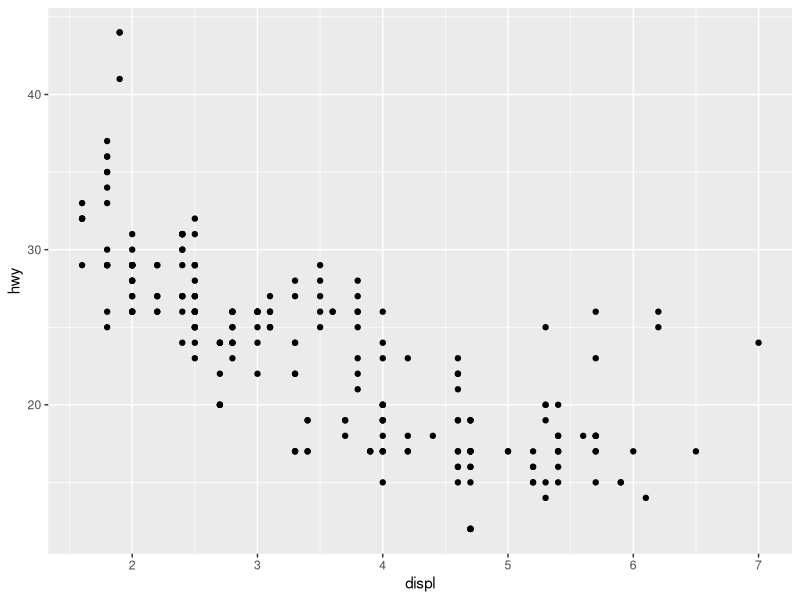
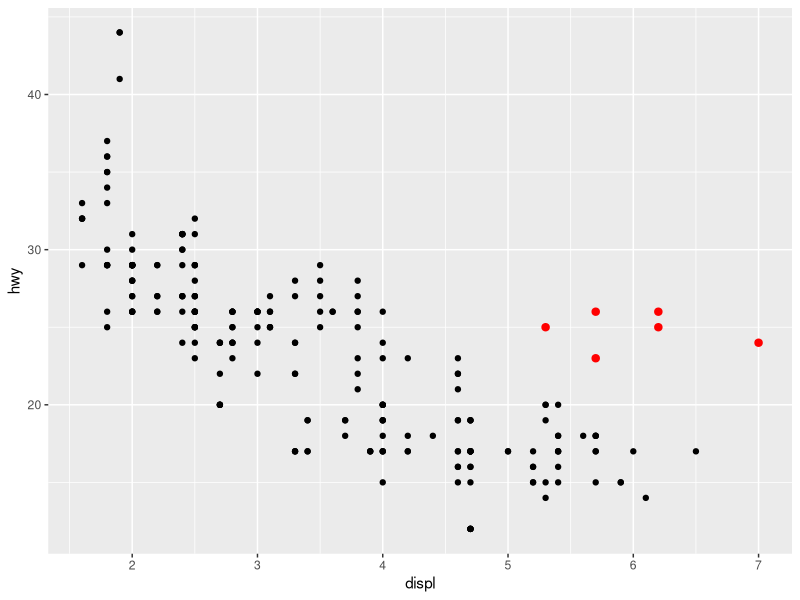
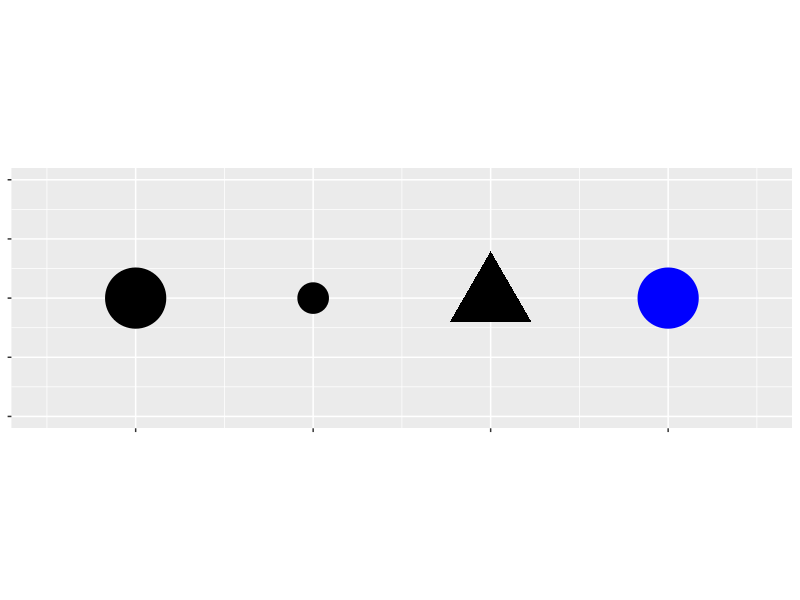
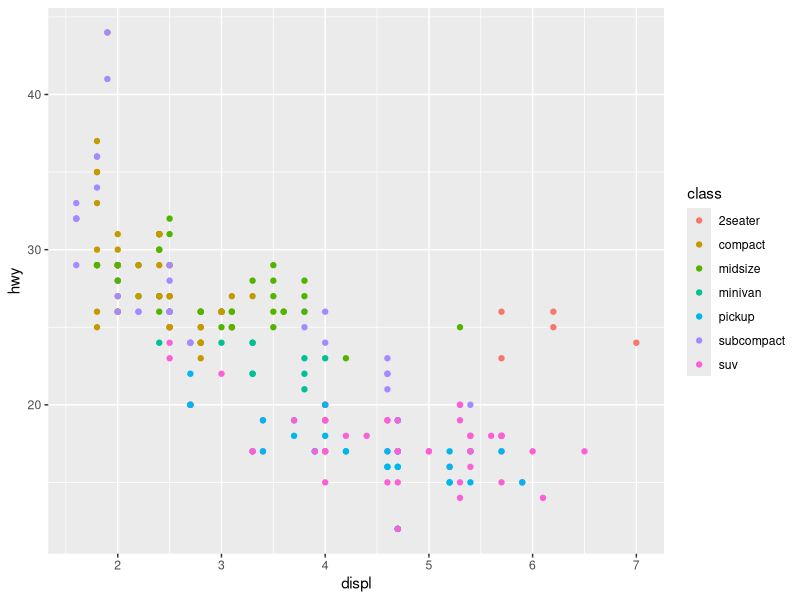
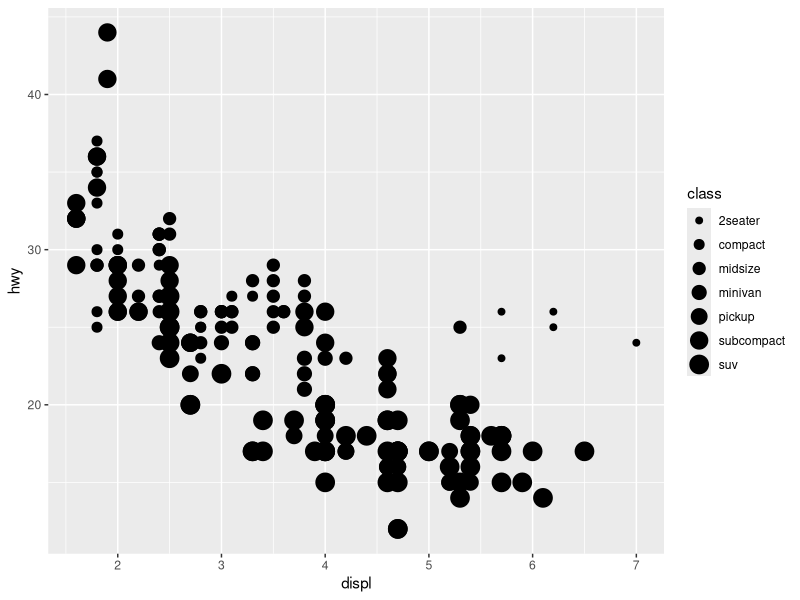
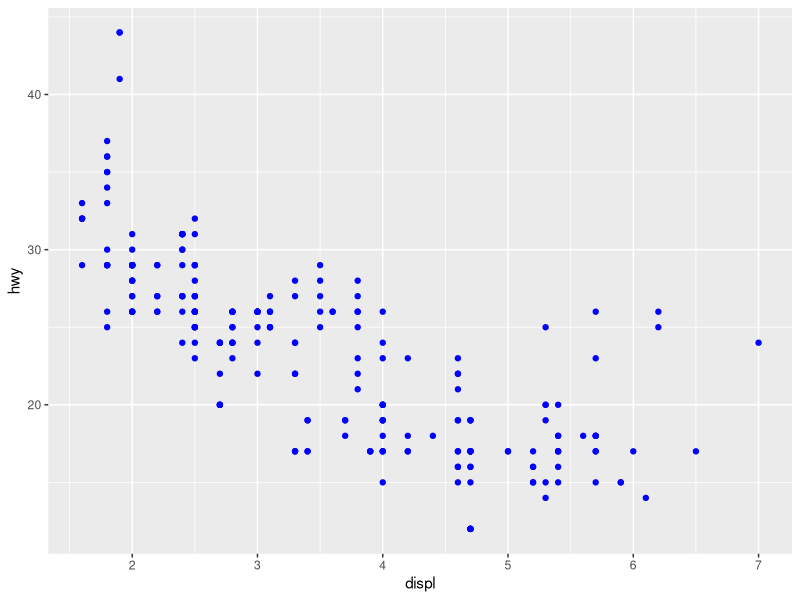
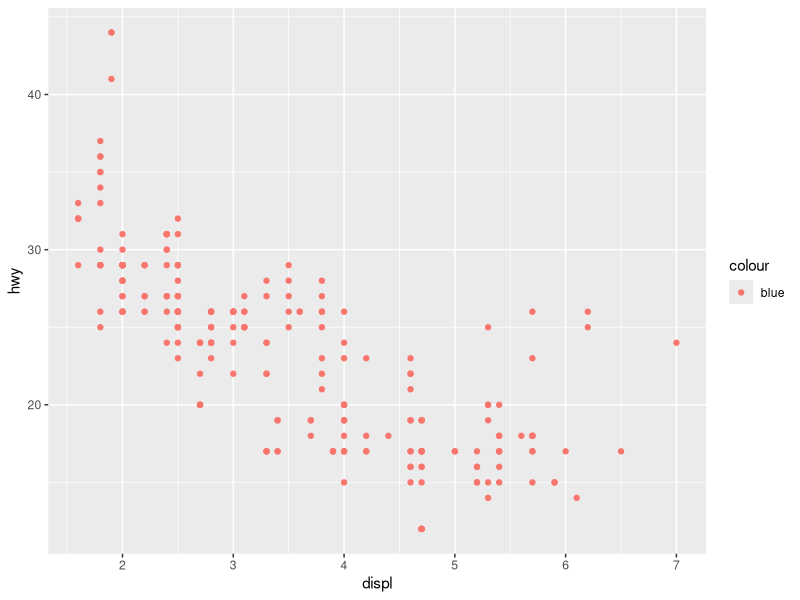
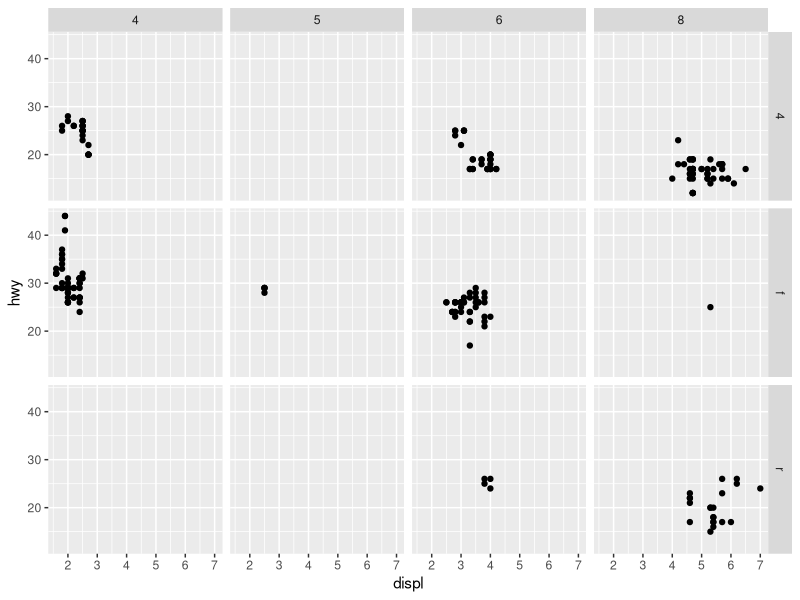

The R script that drew these images, in order: (Note: this script raises an error after producing the figures.)
## ---- chunk 1
library(tidyverse)
## ---- chunk 2
mpg
## ---- chunk 3
ggplot(data = mpg) + 
  geom_point(mapping = aes(x = displ, y = hwy))
## ---- chunk 4
ggplot(data = mpg, mapping = aes(x = displ, y = hwy)) +
  geom_point() + 
  geom_point(data = dplyr::filter(mpg, displ > 5, hwy > 20), colour = "red", size = 2.2)
## ---- chunk 5
ggplot() +
  geom_point(aes(1, 1), size = 20) +
  geom_point(aes(2, 1), size = 10) + 
  geom_point(aes(3, 1), size = 20, shape = 17) + 
  geom_point(aes(4, 1), size = 20, colour = "blue") + 
  scale_x_continuous(NULL, limits = c(0.5, 4.5), labels = NULL) + 
  scale_y_continuous(NULL, limits = c(0.9, 1.1), labels = NULL) + 
  theme(aspect.ratio = 1/3)
## ---- chunk 6
ggplot(data = mpg) + 
  geom_point(mapping = aes(x = displ, y = hwy, color = class))
## ---- chunk 7
ggplot(data = mpg) + 
  geom_point(mapping = aes(x = displ, y = hwy, size = class))
## ---- chunk 8
ggplot(data = mpg) + 
  geom_point(mapping = aes(x = displ, y = hwy), color = "blue")
## ---- chunk 9
    ggplot(data = mpg) + 
      geom_point(mapping = aes(x = displ, y = hwy, color = "blue"))
## ---- chunk 10
ggplot(data = mpg) + 
  geom_point(mapping = aes(x = displ, y = hwy)) + 
  facet_grid(drv ~ cyl)
## ---- chunk 11
ggplot(data = mpg) + 
  geom_point(mapping = aes(x = displ, y = hwy)) + 
  facet_grid(drv ~ cyl)
## ---- chunk 12
    ggplot(data = mpg) + 
      geom_point(mapping = aes(x = drv, y = cyl))
## ---- chunk 13
    ggplot(data = mpg) + 
      geom_point(mapping = aes(x = displ, y = hwy)) + 
      facet_grid(drv ~ .)
    ggplot(data = mpg) + 
      geom_point(mapping = aes(x = displ, y = hwy)) + 
      facet_grid(. ~ drv)
## ---- chunk 14
    ggplot(data = mpg) + 
      geom_point(mapping = aes(x = displ, y = hwy)) +
      facet_grid(drv ~ .)
## ---- chunk 15
ggplot(data = mpg) + 
  geom_point(mapping = aes(x = displ, y = hwy))
ggplot(data = mpg) + 
  geom_smooth(mapping = aes(x = displ, y = hwy))
## ---- chunk 16
ggplot(data = mpg) + 
  geom_smooth(mapping = aes(x = displ, y = hwy, linetype = drv))
## ---- chunk 17
ggplot(data = mpg, mapping = aes(x = displ, y = hwy, color = drv)) + 
  geom_point() +
  geom_smooth(mapping = aes(linetype = drv))
## ---- chunk 18
ggplot(data = mpg) + 
  geom_point(mapping = aes(x = displ, y = hwy)) +
  geom_smooth(mapping = aes(x = displ, y = hwy))
## ---- chunk 19
ggplot(data = mpg, mapping = aes(x = displ, y = hwy)) + 
  geom_point(mapping = aes(color = class)) + 
  geom_smooth()
## ---- chunk 20
ggplot(data = mpg, mapping = aes(x = displ, y = hwy)) + 
  geom_point(mapping = aes(color = class)) + 
  geom_smooth(data = filter(mpg, class == "subcompact"), se = FALSE)
## ---- chunk 21
ggplot(data = diamonds) + 
  geom_bar(mapping = aes(x = cut))
## ---- chunk 22
knitr::include_graphics("images/visualization-stat-bar.png")
## ---- chunk 23
ggplot(data = diamonds) + 
  stat_count(mapping = aes(x = cut))
## ---- chunk 24
    demo <- tribble(
      ~cut,         ~freq,
      "Fair",       1610,
      "Good",       4906,
      "Very Good",  12082,
      "Premium",    13791,
      "Ideal",      21551
    )
    ggplot(data = demo) +
      geom_bar(mapping = aes(x = cut, y = freq), stat = "identity")
## ---- chunk 25
    ggplot(data = diamonds) + 
      geom_bar(mapping = aes(x = cut, y = after_stat(prop), group = 1))
## ---- chunk 26
    ggplot(data = diamonds) + 
      stat_summary(
        mapping = aes(x = cut, y = depth),
        fun.min = min,
        fun.max = max,
        fun = median
      )
## ---- chunk 27
ggplot(data = diamonds) + 
  geom_bar(mapping = aes(x = cut, colour = cut))
ggplot(data = diamonds) + 
  geom_bar(mapping = aes(x = cut, fill = cut))
## ---- chunk 28
ggplot(data = diamonds) + 
  geom_bar(mapping = aes(x = cut, fill = clarity))
## ---- chunk 29
    ggplot(data = diamonds) + 
      geom_bar(mapping = aes(x = cut, fill = clarity), position = "fill")
## ---- chunk 30
    ggplot(data = diamonds) + 
      geom_bar(mapping = aes(x = cut, fill = clarity), position = "dodge")
## ---- chunk 31
ggplot(data = mpg) + 
  geom_point(mapping = aes(x = displ, y = hwy))
## ---- chunk 32
ggplot(data = mpg) + 
  geom_point(mapping = aes(x = displ, y = hwy), position = "jitter")
## ---- chunk 33
    ggplot(data = mpg, mapping = aes(x = cty, y = hwy)) + 
      geom_point()
## ---- chunk 34
    ggplot(data = mpg, mapping = aes(y = class, x = hwy)) + 
      geom_boxplot()
## ---- chunk 35
    nz <- map_data("nz")
    ggplot(nz, aes(long, lat, group = group)) +
      geom_polygon(fill = "white", colour = "black")
    ggplot(nz, aes(long, lat, group = group)) +
      geom_polygon(fill = "white", colour = "black") +
      coord_quickmap()
## ---- chunk 36
    bar <- ggplot(data = diamonds) + 
      geom_bar(
        mapping = aes(x = cut, fill = cut), 
        show.legend = FALSE,
        width = 1
      ) + 
      theme(aspect.ratio = 1) +
      labs(x = NULL, y = NULL)
    bar + coord_flip()
    bar + coord_polar()
## ---- chunk 37
    ggplot(data = mpg, mapping = aes(x = cty, y = hwy)) +
      geom_point() + 
      geom_abline() +
      coord_fixed()
## ---- chunk 38
knitr::include_graphics("images/visualization-grammar-1.png")
## ---- chunk 39
knitr::include_graphics("images/visualization-grammar-3.png")
